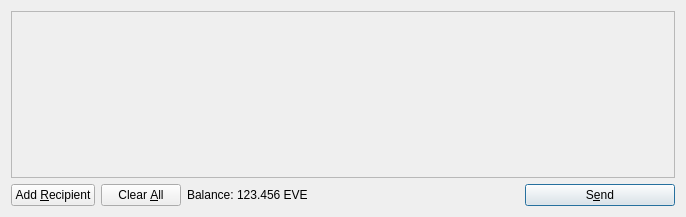
<?xml version="1.0" encoding="UTF-8"?>
<ui version="4.0">
 <class>SendCoinsDialog</class>
 <widget class="QDialog" name="SendCoinsDialog">
  <property name="geometry">
   <rect>
    <x>0</x>
    <y>0</y>
    <width>686</width>
    <height>217</height>
   </rect>
  </property>
  <property name="windowTitle">
   <string>Send Coins</string>
  </property>
  <layout class="QVBoxLayout" name="verticalLayout">
   <item>
    <widget class="QScrollArea" name="scrollArea">
     <property name="widgetResizable">
      <bool>true</bool>
     </property>
     <widget class="QWidget" name="scrollAreaWidgetContents">
      <property name="geometry">
       <rect>
        <x>0</x>
        <y>0</y>
        <width>666</width>
        <height>165</height>
       </rect>
      </property>
      <layout class="QVBoxLayout" name="verticalLayout_2">
       <property name="margin">
        <number>0</number>
       </property>
       <item>
        <layout class="QVBoxLayout" name="entries">
         <property name="spacing">
          <number>6</number>
         </property>
        </layout>
       </item>
       <item>
        <spacer name="verticalSpacer">
         <property name="orientation">
          <enum>Qt::Vertical</enum>
         </property>
         <property name="sizeHint" stdset="0">
          <size>
           <width>20</width>
           <height>40</height>
          </size>
         </property>
        </spacer>
       </item>
      </layout>
     </widget>
    </widget>
   </item>
   <item>
    <layout class="QHBoxLayout" name="horizontalLayout">
     <item>
      <widget class="QPushButton" name="addButton">
       <property name="toolTip">
        <string>Send to multiple recipients at once</string>
       </property>
       <property name="text">
        <string>Add &amp;Recipient</string>
       </property>
       <property name="icon">
        <iconset resource="../bitcoin.qrc">
         <normaloff>:/icons/add</normaloff>:/icons/add</iconset>
       </property>
       <property name="autoDefault">
        <bool>false</bool>
       </property>
      </widget>
     </item>
     <item>
      <widget class="QPushButton" name="clearButton">
       <property name="sizePolicy">
        <sizepolicy hsizetype="Minimum" vsizetype="Fixed">
         <horstretch>0</horstretch>
         <verstretch>0</verstretch>
        </sizepolicy>
       </property>
       <property name="toolTip">
        <string>Remove all transaction fields</string>
       </property>
       <property name="text">
        <string>Clear &amp;All</string>
       </property>
       <property name="icon">
        <iconset resource="../bitcoin.qrc">
         <normaloff>:/icons/remove</normaloff>:/icons/remove</iconset>
       </property>
       <property name="autoRepeatDelay">
        <number>300</number>
       </property>
       <property name="autoDefault">
        <bool>false</bool>
       </property>
      </widget>
     </item>
     <item>
      <layout class="QHBoxLayout" name="horizontalLayout_2">
       <property name="spacing">
        <number>3</number>
       </property>
       <item>
        <widget class="QLabel" name="label">
         <property name="text">
          <string>Balance:</string>
         </property>
        </widget>
       </item>
       <item>
        <widget class="QLabel" name="labelBalance">
         <property name="cursor">
          <cursorShape>IBeamCursor</cursorShape>
         </property>
         <property name="text">
          <string>123.456 EVE</string>
         </property>
         <property name="textInteractionFlags">
          <set>Qt::LinksAccessibleByMouse|Qt::TextSelectableByKeyboard|Qt::TextSelectableByMouse</set>
         </property>
        </widget>
       </item>
      </layout>
     </item>
     <item>
      <spacer name="horizontalSpacer">
       <property name="orientation">
        <enum>Qt::Horizontal</enum>
       </property>
       <property name="sizeHint" stdset="0">
        <size>
         <width>40</width>
         <height>20</height>
        </size>
       </property>
      </spacer>
     </item>
     <item>
      <widget class="QPushButton" name="sendButton">
       <property name="minimumSize">
        <size>
         <width>150</width>
         <height>0</height>
        </size>
       </property>
       <property name="toolTip">
        <string>Confirm the send action</string>
       </property>
       <property name="text">
        <string>S&amp;end</string>
       </property>
       <property name="icon">
        <iconset resource="../bitcoin.qrc">
         <normaloff>:/icons/send</normaloff>:/icons/send</iconset>
       </property>
       <property name="default">
        <bool>true</bool>
       </property>
      </widget>
     </item>
    </layout>
   </item>
  </layout>
 </widget>
 <resources>
  <include location="../bitcoin.qrc"/>
 </resources>
 <connections/>
</ui>
